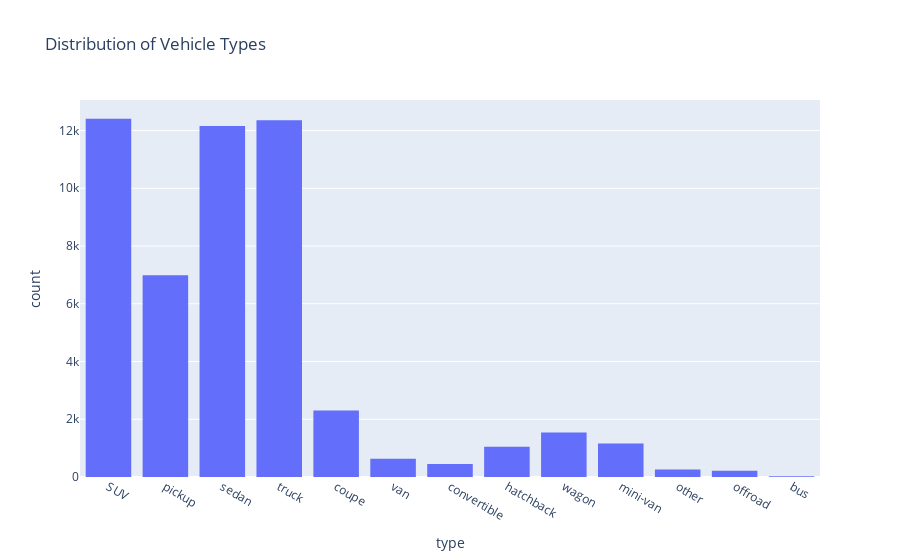

The notebook cell this image was saved under:
### Markdown cell above
This is a general plot of the data showcasing the distribution frequency of the type of vehicle using a histogram.

### Code cell
fig = px.histogram(df, x='type', title='Distribution of Vehicle Types')
fig.show()

### Figure 1 — Plotly figure (JSON) as saved in the notebook; plotly's stock layout.template omitted (floating-point values rounded to 4 significant figures; data arrays with more than 128 entries replaced by an {"elided": "..."} marker saying what was removed)
{"data": [{"bingroup": "x", "hovertemplate": "type=%{x}<br>count=%{y}<extra></extra>", "legendgroup": "", "marker": {"color": "#636efa", "pattern": {"shape": ""}}, "name": "", "orientation": "v", "showlegend": false, "type": "histogram", "x": {"elided": "51525 str values"}, "xaxis": "x", "yaxis": "y"}], "layout": {"barmode": "relative", "legend": {"tracegroupgap": 0}, "title": {"text": "Distribution of Vehicle Types"}, "xaxis": {"anchor": "y", "domain": [0, 1], "title": {"text": "type"}}, "yaxis": {"anchor": "x", "domain": [0, 1], "title": {"text": "count"}}}}
